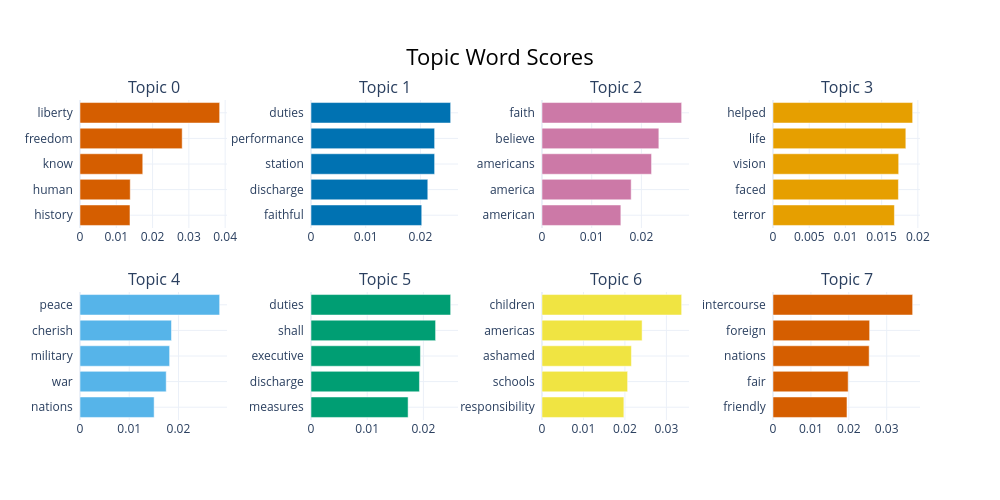

Notebook cell for this chart:
### Code cell
topic_model.visualize_barchart()

### Figure 1 — Plotly figure (JSON) as saved in the notebook; plotly's stock layout.template omitted (floating-point values rounded to 4 significant figures)
{"data": [{"marker": {"color": "#D55E00"}, "orientation": "h", "type": "bar", "x": [0.01377, 0.01384, 0.01729, 0.02816, 0.03848], "xaxis": "x", "y": ["history  ", "human  ", "know  ", "freedom  ", "liberty  "], "yaxis": "y"}, {"marker": {"color": "#0072B2"}, "orientation": "h", "type": "bar", "x": [0.02024, 0.02134, 0.02259, 0.02259, 0.02552], "xaxis": "x2", "y": ["faithful  ", "discharge  ", "station  ", "performance  ", "duties  "], "yaxis": "y2"}, {"marker": {"color": "#CC79A7"}, "orientation": "h", "type": "bar", "x": [0.01587, 0.01794, 0.02204, 0.02351, 0.0281], "xaxis": "x3", "y": ["american  ", "america  ", "americans  ", "believe  ", "faith  "], "yaxis": "y3"}, {"marker": {"color": "#E69F00"}, "orientation": "h", "type": "bar", "x": [0.01676, 0.01732, 0.01735, 0.01834, 0.01928], "xaxis": "x4", "y": ["terror  ", "faced  ", "vision  ", "life  ", "helped  "], "yaxis": "y4"}, {"marker": {"color": "#56B4E9"}, "orientation": "h", "type": "bar", "x": [0.01506, 0.01751, 0.0182, 0.01858, 0.02837], "xaxis": "x5", "y": ["nations  ", "war  ", "military  ", "cherish  ", "peace  "], "yaxis": "y5"}, {"marker": {"color": "#009E73"}, "orientation": "h", "type": "bar", "x": [0.01728, 0.0193, 0.01947, 0.02217, 0.02485], "xaxis": "x6", "y": ["measures  ", "discharge  ", "executive  ", "shall  ", "duties  "], "yaxis": "y6"}, {"marker": {"color": "#F0E442"}, "orientation": "h", "type": "bar", "x": [0.01975, 0.02065, 0.02157, 0.02414, 0.03368], "xaxis": "x7", "y": ["responsibility  ", "schools  ", "ashamed  ", "americas  ", "children  "], "yaxis": "y7"}, {"marker": {"color": "#D55E00"}, "orientation": "h", "type": "bar", "x": [0.01952, 0.01984, 0.02537, 0.0255, 0.03685], "xaxis": "x8", "y": ["friendly  ", "fair  ", "nations  ", "foreign  ", "intercourse  "], "yaxis": "y8"}], "layout": {"annotations": [{"font": {"size": 16}, "showarrow": false, "text": "Topic 0", "x": 0.0875, "xanchor": "center", "xref": "paper", "y": 1, "yanchor": "bottom", "yref": "paper"}, {"font": {"size": 16}, "showarrow": false, "text": "Topic 1", "x": 0.3625, "xanchor": "center", "xref": "paper", "y": 1, "yanchor": "bottom", "yref": "paper"}, {"font": {"size": 16}, "showarrow": false, "text": "Topic 2", "x": 0.6375, "xanchor": "center", "xref": "paper", "y": 1, "yanchor": "bottom", "yref": "paper"}, {"font": {"size": 16}, "showarrow": false, "text": "Topic 3", "x": 0.9125, "xanchor": "center", "xref": "paper", "y": 1, "yanchor": "bottom", "yref": "paper"}, {"font": {"size": 16}, "showarrow": false, "text": "Topic 4", "x": 0.0875, "xanchor": "center", "xref": "paper", "y": 0.4, "yanchor": "bottom", "yref": "paper"}, {"font": {"size": 16}, "showarrow": false, "text": "Topic 5", "x": 0.3625, "xanchor": "center", "xref": "paper", "y": 0.4, "yanchor": "bottom", "yref": "paper"}, {"font": {"size": 16}, "showarrow": false, "text": "Topic 6", "x": 0.6375, "xanchor": "center", "xref": "paper", "y": 0.4, "yanchor": "bottom", "yref": "paper"}, {"font": {"size": 16}, "showarrow": false, "text": "Topic 7", "x": 0.9125, "xanchor": "center", "xref": "paper", "y": 0.4, "yanchor": "bottom", "yref": "paper"}], "height": 500, "hoverlabel": {"bgcolor": "white", "font": {"family": "Rockwell", "size": 16}}, "showlegend": false, "title": {"font": {"color": "Black", "size": 22}, "text": "Topic Word Scores", "x": 0.5, "xanchor": "center", "yanchor": "top"}, "width": 1000, "xaxis": {"anchor": "y", "domain": [0, 0.175], "showgrid": true}, "xaxis2": {"anchor": "y2", "domain": [0.275, 0.45], "showgrid": true}, "xaxis3": {"anchor": "y3", "domain": [0.55, 0.725], "showgrid": true}, "xaxis4": {"anchor": "y4", "domain": [0.825, 1], "showgrid": true}, "xaxis5": {"anchor": "y5", "domain": [0, 0.175], "showgrid": true}, "xaxis6": {"anchor": "y6", "domain": [0.275, 0.45], "showgrid": true}, "xaxis7": {"anchor": "y7", "domain": [0.55, 0.725], "showgrid": true}, "xaxis8": {"anchor": "y8", "domain": [0.825, 1], "showgrid": true}, "yaxis": {"anchor": "x", "domain": [0.6, 1], "showgrid": true}, "yaxis2": {"anchor": "x2", "domain": [0.6, 1], "showgrid": true}, "yaxis3": {"anchor": "x3", "domain": [0.6, 1], "showgrid": true}, "yaxis4": {"anchor": "x4", "domain": [0.6, 1], "showgrid": true}, "yaxis5": {"anchor": "x5", "domain": [0, 0.4], "showgrid": true}, "yaxis6": {"anchor": "x6", "domain": [0, 0.4], "showgrid": true}, "yaxis7": {"anchor": "x7", "domain": [0, 0.4], "showgrid": true}, "yaxis8": {"anchor": "x8", "domain": [0, 0.4], "showgrid": true}}}
